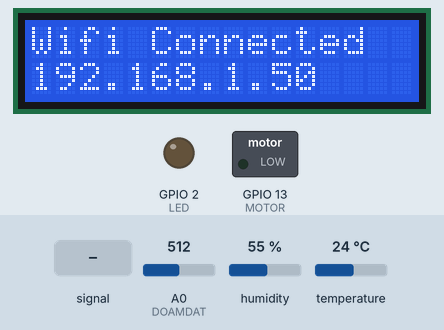
Recording of a sketch running on a simulated ESP8266 (NodeMCU). Parts: 16×2 character LCD, switched loads named in the sketch (green lamp = pin HIGH), output pins drawn as LEDs (lit = HIGH). Dashed ring = blinking. The test bench sets the inputs (shaded band); at power-on: temperature 24 °C, A0 (DOAMDAT) = 512, humidity 55 %. WiFi joins after 1.5 s; servers stay silent unless stated; what the sketch prints to the serial monitor is not drawn.

Above: at 3.2 s.
5.9 s: A0 (DOAMDAT) fed a 200 Hz sine of ±460 counts around its level
At 8.0 s:
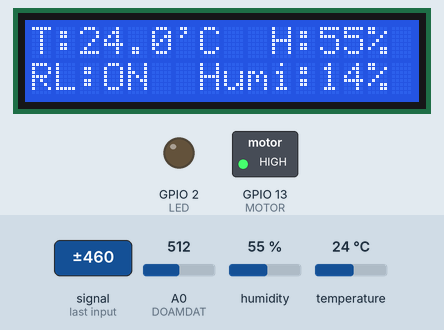
8.9 s: temperature set to 11 °C
At 10.9 s:
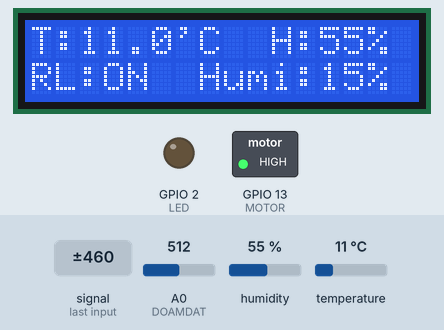
11.5 s: temperature set to 8 °C
At 12.9 s:
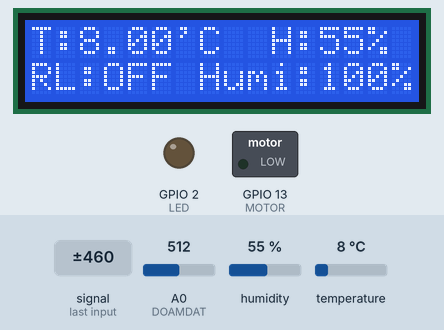
14.5 s: A0 (DOAMDAT) set to 716
At 15.9 s:
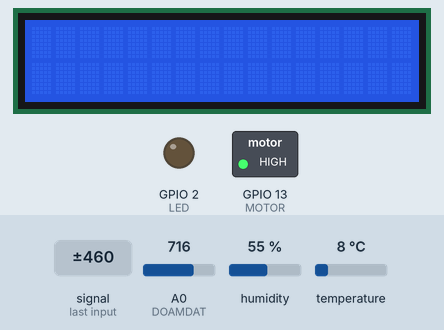
16.2 s: A0 (DOAMDAT) set to 107
17.7 s: A0 (DOAMDAT) set to 92
At 19.2 s:
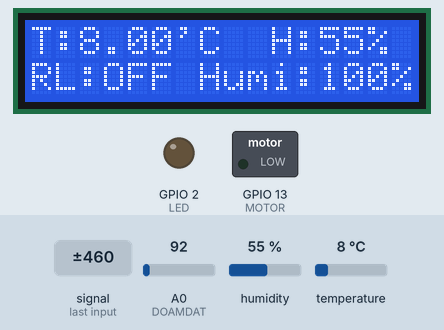
Timing chart, 0 to 20.7 s (numbered marks = the images above; inputs shaded):
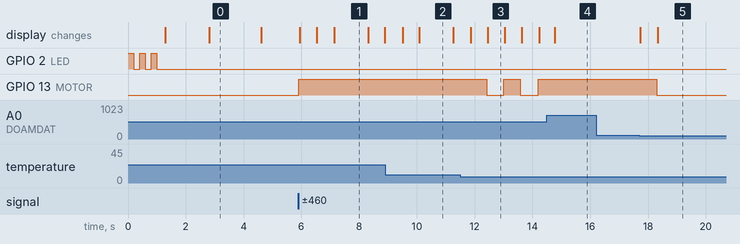

Measured:
- the behaviour switches between 10 and 9 °C on temperature (found by bisection; images 2 and 3)
- the behaviour switches between 100 and 99 on A0 (DOAMDAT) (found by bisection; images 4 and 5)
- after the input at 5.9 s, GPIO 13 (MOTOR): LOW → HIGH at once; the display: first changes at once (image 1 shows a later state)
- after the input at 8.9 s, the display: first changes after 0.60 s (image 2 shows a later state)
- after the input at 11.5 s, GPIO 13 (MOTOR): alternates HIGH for 0.58 s and LOW for 0.60 s, starting after 0.91 s; the display: first changes after 0.37 s (image 3 shows a later state)
- after the input at 14.5 s, GPIO 13 (MOTOR): stays HIGH (without the input it goes to LOW after 0.28 s); the display: changes after 0.27 s (image 4)
- after the input at 16.2 s, every drawn part: stays the same
- after the input at 17.7 s, GPIO 13 (MOTOR): HIGH → LOW after 0.60 s; the display: first changes at once (image 5 shows a later state)

The sketch:

CE224.ino
```cpp
/*
KHAI BÁO PIN
*/
#define LED 2     //D4  led nguồn
#define MOTOR 13  //D7
#define DHTPIN 12  //D6
#define DOAMDAT A0  //analog
#define TOUCH 16  //D0
//#define SDA 5  //D1
//#define SCL 4  //D2

/*
KHAI BÁO THƯ VIỆN
*/
/*---------HIỂN THỊ---------*/
//#include <Wire.h>
#include <LiquidCrystal_I2C.h>
/*---------KẾT NỐI---------*/
#include <ESP8266WiFi.h>
#include <ESP8266HTTPClient.h>
#include <WiFiClient.h>
#include <BlynkSimpleEsp8266.h>
//web server
#include <ThingSpeak.h>
/*---------CẢM BIẾN---------*/
#include <DHT.h>
#include <DHT_U.h>

/*
KHAI BÁO BIẾN TOÀN CỤC
*/
//BLYNK
//#define BLYNK_TEMPLATE_ID           "TMPLxxxxxx"
#define BLYNK_DEVICE_NAME "My_System"
#define BLYNK_AUTH_TOKEN "a64YarnJsGcQ_jrmC1L0jJARj84M7u3y"
#define BLYNK_PRINT Serial
char auth[] = BLYNK_AUTH_TOKEN;
//THINKSPEAK
const char* server = "api.thingspeak.com";
unsigned long myChannelNumber = 1433980;
const char * myWriteAPIKey = "0B2TBIQVLGHX2V5X";
const char * myReadAPIKey = "C89KRRWFFEIGBWOE";

WiFiClient client;

// char ssid[] = "FPT Ngoc Nhan";
// char pass[] = "khongnoiduoc";

char ssid[] = "ThanhTung";
char pass[] = "984513194";

LiquidCrystal_I2C lcd(0x27,16,2);          //Khởi tạo biến lcd
#define DHTTYPE DHT11
DHT dht(DHTPIN, DHTTYPE);                 //Khởi tạo biến dht

bool motorStatus = 0;
bool valTouch = 0;
/*
HÀM KHỞI TẠO
*/

void setup() {
  Serial.begin(115200);

  //Debug hardware
  debugHardware();

  //INIT LCD
  lcd.init();
  lcd.backlight();
  //Test lcd
  lcd.setCursor(4,0);
  lcd.print("WELLCOME");
  lcd.setCursor(2,1);
  lcd.print("TO MY SYSTEM");
  //Wifi connection
  WiFi.begin(ssid, pass);
  while (WiFi.status() != WL_CONNECTED)
  {
    delay(500);
    Serial.print(".");
  }
  Serial.println();
  Serial.println(WiFi.localIP());
  //Thinkspeak init
  ThingSpeak.begin(client);
  //lcd wifi connected
  lcd.clear();
  lcd.setCursor(0,0);
  lcd.print("Wifi Connected");
  lcd.setCursor(0,1);
  lcd.print(WiFi.localIP());

  //init blynk
  Blynk.begin(auth, ssid, pass);
  dht.begin();

  pinMode(DOAMDAT, INPUT);
  pinMode(DHTPIN, INPUT);
  pinMode(TOUCH, INPUT);
  pinMode(MOTOR, OUTPUT);

  /*START*/
  digitalWrite(MOTOR, LOW);
  delay(1500);
}
//Đọc giá trị nút nhấn V0 //trigger
BLYNK_WRITE(V0){
  motorStatus = param.asInt();
}
/*
HÀM LOOP
*/
void loop() {
  //lear lcd
  lcd.clear();

  //run blynk
  Blynk.run();

  //-------- Cảm biến độ Soil
  float Soil = getSoil();
  //-------- Cảm biến độ DHT
  int h = dht.readHumidity();         //Độ 'ẩm'
  float t = dht.readTemperature();      //Độ '`C'
  if(!getDHT(h,t)){return;}
  //
//  motorStatus = getDataBlynk();
  //-------- Cảm biến touch
  getTouch();

  //Thiết lập ngưỡng tưới tự động theo độ ẩm đất
  ThresholdSoilMoisture(Soil);
  //-------- Điều khiển motor
  digitalWrite(MOTOR, motorStatus);

  //-------- Hiển thị ra lcd
  lcdRun(h, t, Soil, motorStatus);

  //-------- Gửi dữ liệu lên blynk
  sendDataBlynk(h, t, Soil, motorStatus);

  ////Debug serial
  //debugValue(h,t,Soil);


  //Think speak send data to web server
  thinkspeakRun(h, t, Soil, motorStatus);
  //-------- Hiển thị ra lcd
  lcdRun(h, t, Soil, motorStatus);

//  delay(70);    //Delay for control lcd
}

void debugValue(int h, float t, int Soil){
    //Debug data
  Serial.print("Nhiet do:  ");
  Serial.print(t);
  Serial.println(" `C");
  Serial.print("Do am:     ");
  Serial.print(h);
  Serial.println(" %");
  Serial.print("Do am dat: ");
  Serial.print(Soil);
  Serial.println(" %");
  Serial.println("");
}
void sendDataBlynk(int h, float t, int s, bool myMotor){
  Blynk.virtualWrite(V0, myMotor);
  Blynk.virtualWrite(V1, t);
  Blynk.virtualWrite(V2, h);
  Blynk.virtualWrite(V3, s);
}
void ThresholdSoilMoisture(int doamdat){
  //60 - 70 is perfect
  int minThreshold = 50;
  int maxThreshold = 90;
  if(doamdat < minThreshold){motorStatus = 1;}
  if(doamdat >= maxThreshold){motorStatus = 0;}
}
bool getDHT(int h, float t){
  if (isnan(h) || isnan(t)) {
    Serial.println("Failed to read from DHT sensor!");
    return 0;
  }
  return 1;
}
int getSoil(){
  //-------- Cảm biến độ ẩm đất
  int doam = 0;
  int doamVal = 0;
  for(int i = 0; i<10; i++){
    doam += analogRead(DOAMDAT);
  }
  doam = doam/10;
  doamVal = map(doam, 400, 1024, 100, 0);
  if(doamVal >= 100){
     doamVal = 100;
  }else{
    if(doamVal <= 0){
      doamVal = 0;
    }
  }
  return doamVal;
}
void getTouch(){
  int Touch = analogRead(TOUCH);
  int thresholdTouch = 100;
  if(Touch >=  thresholdTouch){
      motorStatus = !motorStatus;
      while(Touch >=  thresholdTouch){
        if(Touch <  thresholdTouch){break;}
        Touch = analogRead(TOUCH);
      }
  }
}
void debugHardware(){
  //Debug hardware
  pinMode(LED, OUTPUT);
  for(int i = 0; i<3; i++){
    digitalWrite(LED, HIGH);
    delay(200);
    digitalWrite(LED, LOW);
    delay(200);
  }
  digitalWrite(LED, LOW);
}
void thinkspeakRun(int h, float t, int s, bool motorStatus){
  if (client.connect(server,80)){
    ThingSpeak.writeFields(myChannelNumber, myWriteAPIKey);
    ThingSpeak.setField(1, t);
    ThingSpeak.setField(2, h);
    ThingSpeak.setField(3, s);
    ThingSpeak.setField(4, motorStatus);
  }
  client.stop();
}
void lcdRun(int h, float t, int s, bool motorStatus){
  lcd.clear();

  lcd.setCursor(0,0);
  lcd.print("T:");
  lcd.setCursor(2,0);
  lcd.print(t);
  lcd.setCursor(6,0);
  lcd.print("'C  H:");
  if(h<10){
    lcd.setCursor(13,0);
    lcd.print(h);
    lcd.setCursor(14,0);
    lcd.print("%");
  }else{
    if(h!=100){
      lcd.setCursor(12,0);
      lcd.print(h);
      lcd.setCursor(14,0);
      lcd.print("%");
    }
    else{
      lcd.setCursor(12,0);
      lcd.print("100%");
    }
  }
  lcd.setCursor(0,1);
  lcd.print("RL:");
  lcd.setCursor(3,1);
  if(motorStatus){
    lcd.print("ON");
  }else{
    lcd.print("OFF");
  }
  lcd.setCursor(6,1);
  lcd.print(" Humi:");

  if(s<10){
    lcd.setCursor(13,1);
    lcd.print(s);
    lcd.setCursor(14,1);
    lcd.print("%");
  }else{
    if(s!=100){
      lcd.setCursor(12,1);
      lcd.print(s);
      lcd.setCursor(14,1);
      lcd.print("%");
    }
    else{
      lcd.setCursor(12,1);
      lcd.print("100%");
    }
  }
//  delay(10);
}
```
